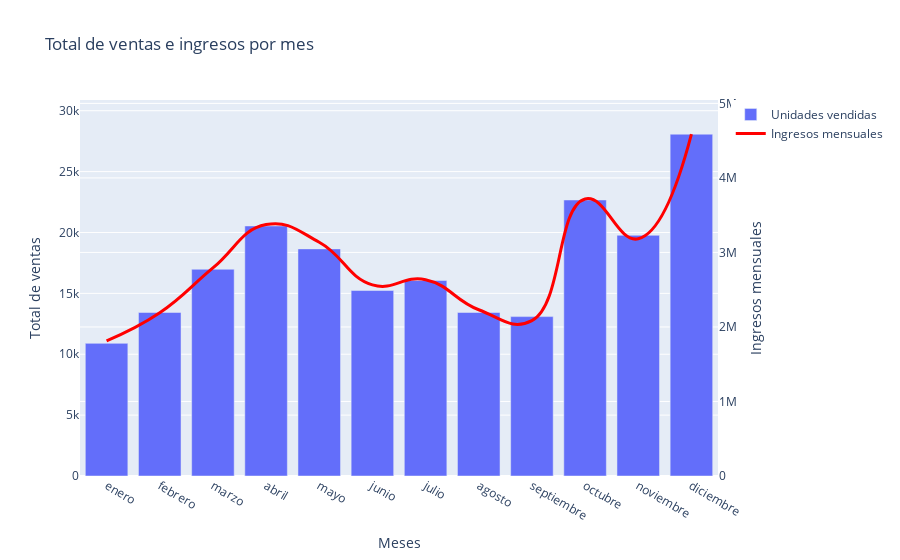

The code cell stored with this chart in its notebook:
### Code cell
# Creo el objeto figura
fig = go.Figure()

# Agrego al objeto figura un grafico de barra con los valores extraidos previamente de Productoos y unidades
fig.add_trace(go.Bar(

        x=df_Productos.Mes,
        y=df_Productos['Cantidad Pedida'],
        yaxis="y",
        name="Unidades vendidas",
        marker=dict(color="light blue")))


# Agrego al objeto figura un grafico de de linea conn los valores extraidos previamente de Productoos y precios
fig.add_trace(go.Scatter(

        x=df_Productos.Mes,
        y=df_Productos['Total Ingresos'],
        mode='lines',
        name="Ingresos mensuales",
        yaxis="y2",
        line=dict(color="red", shape='spline', smoothing=1.3, width=3)))  # Realizo ajustes (con el shape) para la línea suave y ancha

# Configuro los ejes y los títulos
fig.update_layout(

        title="Total de ventas e ingresos por mes",
        xaxis=dict(title="Meses"),
        yaxis=dict(title="Total de ventas", side="left"),
        yaxis2=dict(title="Ingresos mensuales", overlaying="y", side="right"), #para que esté por encima y se suporpongan
        yaxis_range=[0, max(df_Productos['Cantidad Pedida']) * 1.1],  # Ajusto los rangos de los ejes
        yaxis2_range=[0, max(df_Productos['Total Ingresos']) * 1.1]  # Ajusto los rangos del segundo eje
        )


fig.show()

### Figure 1 — Plotly figure (JSON) as saved in the notebook; plotly's stock layout.template omitted (floating-point values rounded to 4 significant figures)
{"data": [{"marker": {"color": "light blue"}, "name": "Unidades vendidas", "type": "bar", "x": ["enero", "febrero", "marzo", "abril", "mayo", "junio", "julio", "agosto", "septiembre", "octubre", "noviembre", "diciembre"], "y": [10893, 13431, 16979, 20536, 18653, 15234, 16054, 13429, 13091, 22669, 19769, 28074], "yaxis": "y"}, {"line": {"color": "red", "shape": "spline", "smoothing": 1.3, "width": 3}, "mode": "lines", "name": "Ingresos mensuales", "type": "scatter", "x": ["enero", "febrero", "marzo", "abril", "mayo", "junio", "julio", "agosto", "septiembre", "octubre", "noviembre", "diciembre"], "y": [1813120, 2189767, 2791960, 3373517, 3136309, 2564680, 2634145, 2230826, 2084353, 3717286, 3182691, 4586708], "yaxis": "y2"}], "layout": {"title": {"text": "Total de ventas e ingresos por mes"}, "xaxis": {"title": {"text": "Meses"}}, "yaxis": {"range": [0, 30880.0], "side": "left", "title": {"text": "Total de ventas"}}, "yaxis2": {"overlaying": "y", "range": [0, 5045000.0], "side": "right", "title": {"text": "Ingresos mensuales"}}}}
